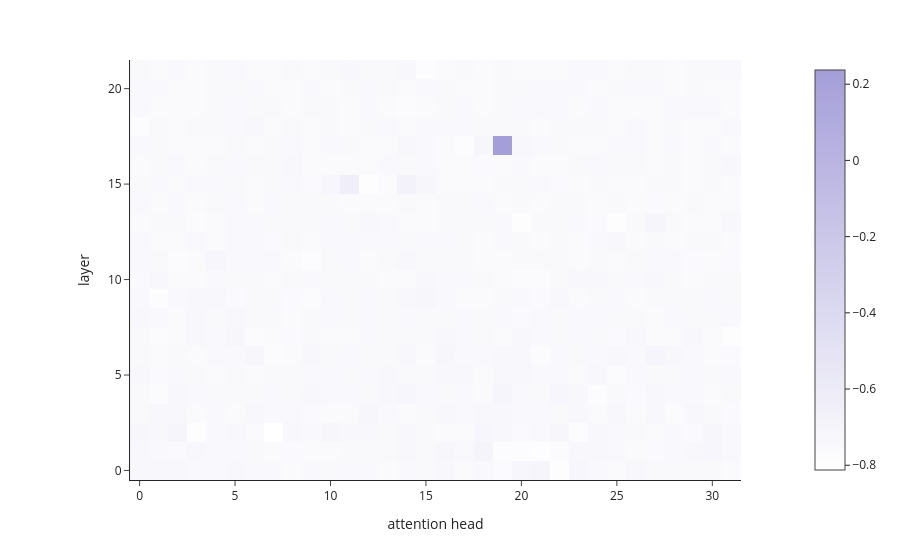

This figure's notebook cell:
### Code cell
# visualize our results!
import plotly.express as px

fig = px.imshow(
    causal_effects,
    x=list(range(model.config.num_attention_heads)),
    y=list(range(model.config.num_hidden_layers)),
    template='simple_white',
    color_continuous_scale=[[0, '#FFFFFF'], [1, "#A59FD9"]]
)

fig.update_layout(
    xaxis_title='attention head',
    yaxis_title='layer',
    yaxis=dict(autorange='min')
)

fig

### Figure 1 — Plotly figure (JSON) as saved in the notebook; plotly's stock layout.template omitted (floating-point values rounded to 4 significant figures; data arrays with more than 128 entries replaced by an {"elided": "..."} marker saying what was removed)
{"data": [{"coloraxis": "coloraxis", "hovertemplate": "x: %{x}<br>y: %{y}<br>color: %{z}<extra></extra>", "name": "0", "type": "heatmap", "x": [0, 1, 2, 3, 4, 5, 6, 7, 8, 9, 10, 11, 12, 13, 14, 15, 16, 17, 18, 19, 20, 21, 22, 23, 24, 25, 26, 27, 28, 29, 30, 31], "xaxis": "x", "y": [0, 1, 2, 3, 4, 5, 6, 7, 8, 9, 10, 11, 12, 13, 14, 15, 16, 17, 18, 19, 20, 21], "yaxis": "y", "z": {"elided": "22x32 float values"}}], "layout": {"coloraxis": {"autocolorscale": false, "colorscale": [[0, "#FFFFFF"], [1, "#A59FD9"]]}, "margin": {"t": 60}, "xaxis": {"anchor": "y", "constrain": "domain", "domain": [0, 1], "scaleanchor": "y", "title": {"text": "attention head"}}, "yaxis": {"anchor": "x", "autorange": "min", "constrain": "domain", "domain": [0, 1], "title": {"text": "layer"}}}}
